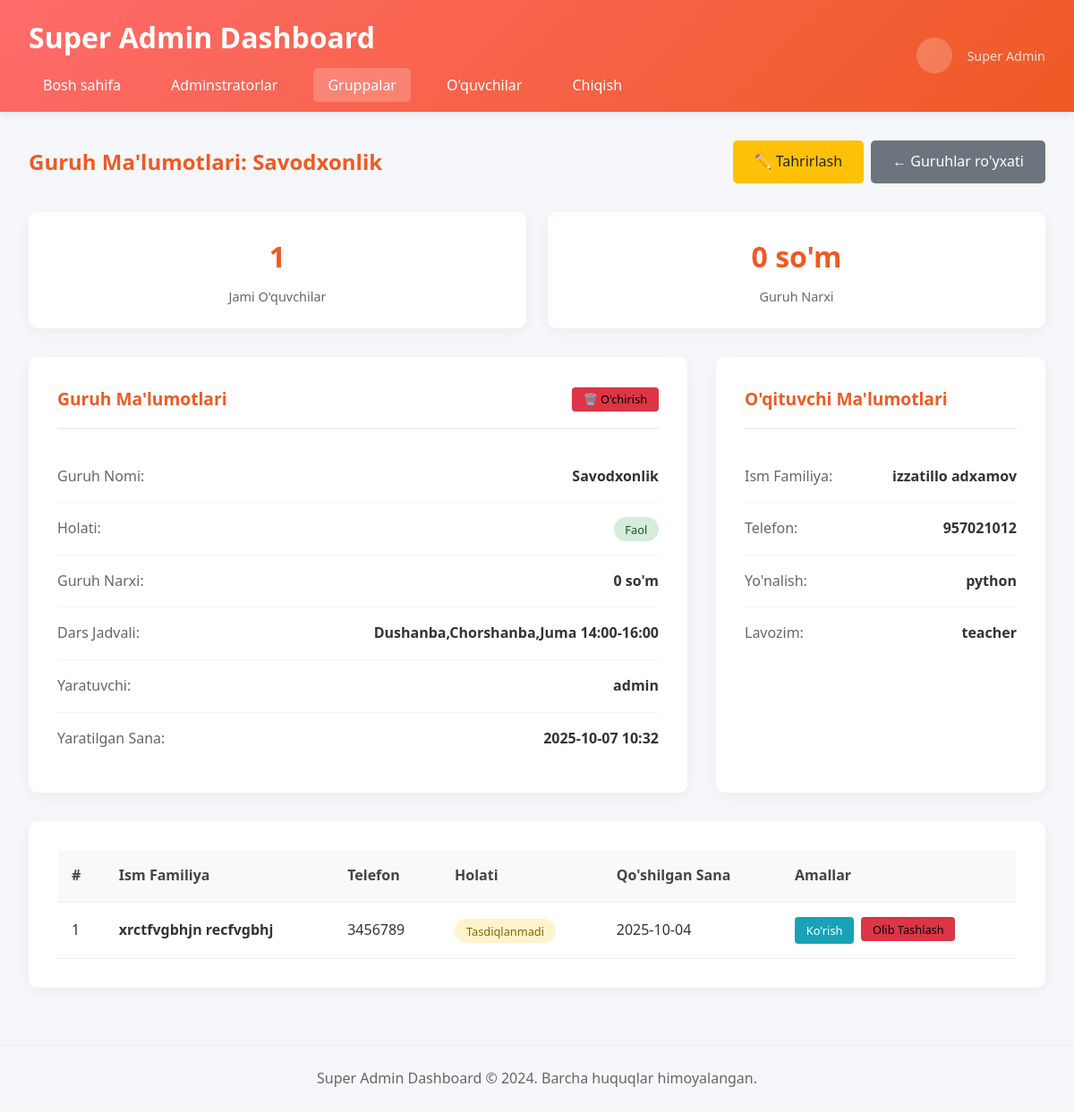
The app's page /super-admin/super-admin/gruppalar/3/, older data.
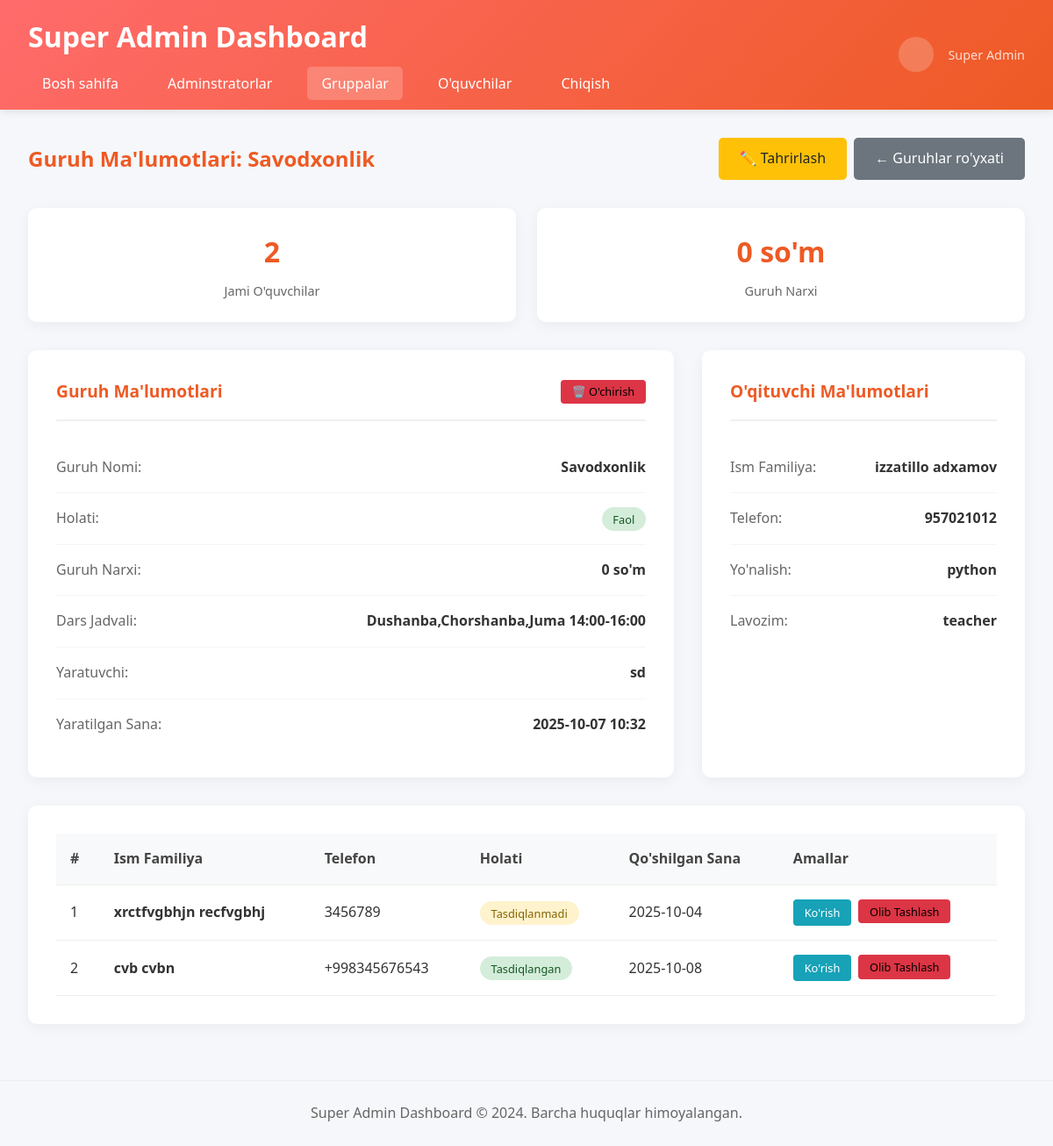
The same page, newer data.
### groups/models.py (models this page shows)
class Groups(models.Model):
    class Status(models.TextChoices):
        ACTIVE = "active", "Faol"
        INACTIVE = "inactive", "Tugagan"
    title = models.CharField(max_length=50)
    teacher = models.ForeignKey(Teachers,on_delete=models.DO_NOTHING)
    group_price = models.IntegerField(default=0)
    status = models.CharField(
        max_length=30,
        choices=Status.choices,
        default=Status.ACTIVE,
    )
    hwo_created = models.CharField(max_length=100,default='admin')
    group_time = models.CharField(default="Dushanba,Chorshanba,Juma 14:00-16:00")
    created_at = models.DateTimeField(default=timezone.now)

### students/models.py (models this page shows, shortened)
class Students(models.Model):
    class Status(models.TextChoices):
        APPROVED = "approved", "Tasdiqlangan"
        NOT_CONFIRMED = "not_confirmed", "Tasdiqlanmadi"
        GROUP = "group", "Grupada"
    uuid = models.UUIDField(primary_key=True, default=uuid.uuid4, editable=False)
    username = models.CharField(max_length=100)
    password = models.CharField(max_length=128)  # Hash uchun
    phone_number = models.CharField(max_length=50)
    first_name = models.CharField(max_length=100)
    last_name = models.CharField(max_length=100)
    status = models.CharField(
        max_length=30,
        choices=Status.choices,
        default=Status.NOT_CONFIRMED,
    )
    about_student = models.TextField(blank=True,default="")
    role = models.CharField(max_length=50, default="student")
    admistrator = models.CharField(max_length=100)
    created_ad = models.DateTimeField(default=timezone.now)
    groups = models.ManyToManyField(Groups, related_name="students", blank=True)

### admin_users/views.py (the view)
# urls.py: path('super-admin/gruppalar/<int:group_id>/', views.group_detail, name='group_detail'),
def group_detail(request, group_id):
    group = get_object_or_404(Group, id=group_id)
    students_in_group = Student.objects.filter(groups=group)
    total_students = students_in_group.count()
    approved_students = students_in_group.filter(status=Student.Status.APPROVED).count()
    active_students = students_in_group.filter(status=Student.Status.GROUP).count()
    context = {
        'group': group,
        'students': students_in_group,
        'total_students': total_students,
        'approved_students': approved_students,
        'active_students': active_students,
        'teacher': group.teacher,
    }
    return render(request, 'super_admin/group_detail.html', context)

### templates/super_admin/group_detail.html (shortened to what the changed rows need)
{% load static %}
<!DOCTYPE html>
<html lang="uz">
<head>
</head>
<body>
    <header>
        <div class="header-content">
            <div>
                <h1>Super Admin Dashboard</h1>
            </div>
        </div>
    </header>
    <main>
        <div class="page-header">
            <h2 class="page-title">Guruh Ma'lumotlari: {{ group.title }}</h2>
            <div class="action-buttons">
                <a href="{% url 'group_edit' group.id %}" class="btn-warning btn">
                </a>
                <a href="{% url 'gruppalar' %}" class="btn-secondary btn">
                </a>
            </div>
        </div>
        <div class="stats-grid">
            <div class="stat-card">
                <div class="stat-number">{{ total_students }}</div>
                <div class="stat-label">Jami O'quvchilar</div>
            </div>
             <div class="stat-card">
                <div class="stat-number">{{ group.group_price }} so'm</div>
                <div class="stat-label">Guruh Narxi</div>
            </div>
        </div>
        <div class="info-grid">
            <div class="group-info-card">
                <ul class="info-list">
                    <li class="info-item">
                        <span class="info-label">Guruh Nomi:</span>
                        <span class="info-value">{{ group.title }}</span>
                    </li>
                    <li class="info-item">
                        <span class="info-value">
                            <span class="status-badge {% if group.status == 'active' %}status-active{% else %}status-inactive{% endif %}">
                                {{ group.get_status_display }}
                            </span>
                        </span>
                    </li>
                    <li class="info-item">
                        <span class="info-label">Guruh Narxi:</span>
                        <span class="info-value">{{ group.group_price }} so'm</span>
                    </li>
                    <li class="info-item">
                        <span class="info-label">Dars Jadvali:</span>
                        <span class="info-value">{{ group.group_time }}</span>
                    </li>
                    <li class="info-item">
                        <span class="info-label">Yaratuvchi:</span>
                        <span class="info-value">{{ group.hwo_created }}</span>
                    </li>
                    <li class="info-item">
                        <span class="info-label">Yaratilgan Sana:</span>
                        <span class="info-value">{{ group.created_at|date:"Y-m-d H:i" }}</span>
                    </li>
                </ul>
            </div>
        </div>
        <div class="students-section">
            {% if students %}
            <div class="table-container">
                <table>
                    <thead>
                        <tr>
                            <th>#</th>
                            <th>Ism Familiya</th>
                            <th>Telefon</th>
                            <th>Holati</th>
                            <th>Qo'shilgan Sana</th>
                            <th>Amallar</th>
                        </tr>
                    </thead>
                    <tbody>
                        {% for student in students %}
                        <tr>
                            <td>{{ forloop.counter }}</td>
                            <td>
                                <strong>{{ student.first_name }} {{ student.last_name }}</strong>
                            </td>
                            <td>{{ student.phone_number }}</td>
                            <td>
                                {% if student.status == 'approved' %}
                                    <span class="student-status-approved">Tasdiqlangan</span>
                                {% elif student.status == 'not_confirmed' %}
                                    <span class="student-status-not-confirmed">Tasdiqlanmadi</span>
                                {% elif student.status == 'group' %}
                                    <span class="student-status-group">Grupada</span>
                                {% endif %}
                            </td>
                            <td>{{ student.created_ad|date:"Y-m-d" }}</td>
                            <td class="action-buttons">
                                <a href="{% url 'student_detail' student.uuid %}" class="btn-info btn-sm" style="color: white;">
                                    Ko'rish
                                </a>
                                <form method="POST" action="{% url 'remove_student_from_group' group.id student.uuid %}"
                                      style="display: inline;"
                                      onsubmit="return confirm('{{ student.first_name }} {{ student.last_name }} ni guruhdan olib tashlamoqchimisiz?');">
                                    <button type="submit" class="btn-danger btn-sm">
                                        Olib Tashlash
                                    </button>
                                </form>
                            </td>
                        </tr>
                        {% endfor %}
                    </tbody>
                </table>
            </div>
            {% endif %}
        </div>
    </main>
</body>
</html>

Row changes from the older to the newer data that the page shows:
changed Groups "Savodxonlik": hwo_created "admin" → "sd"
added Students: first_name "cvb", last_name "cvbn", phone_number "+998345676543", status "Tasdiqlangan", created_ad "2025-10-08"
Text that changed along with them:
{{ total_students }}: "1" → "2"
